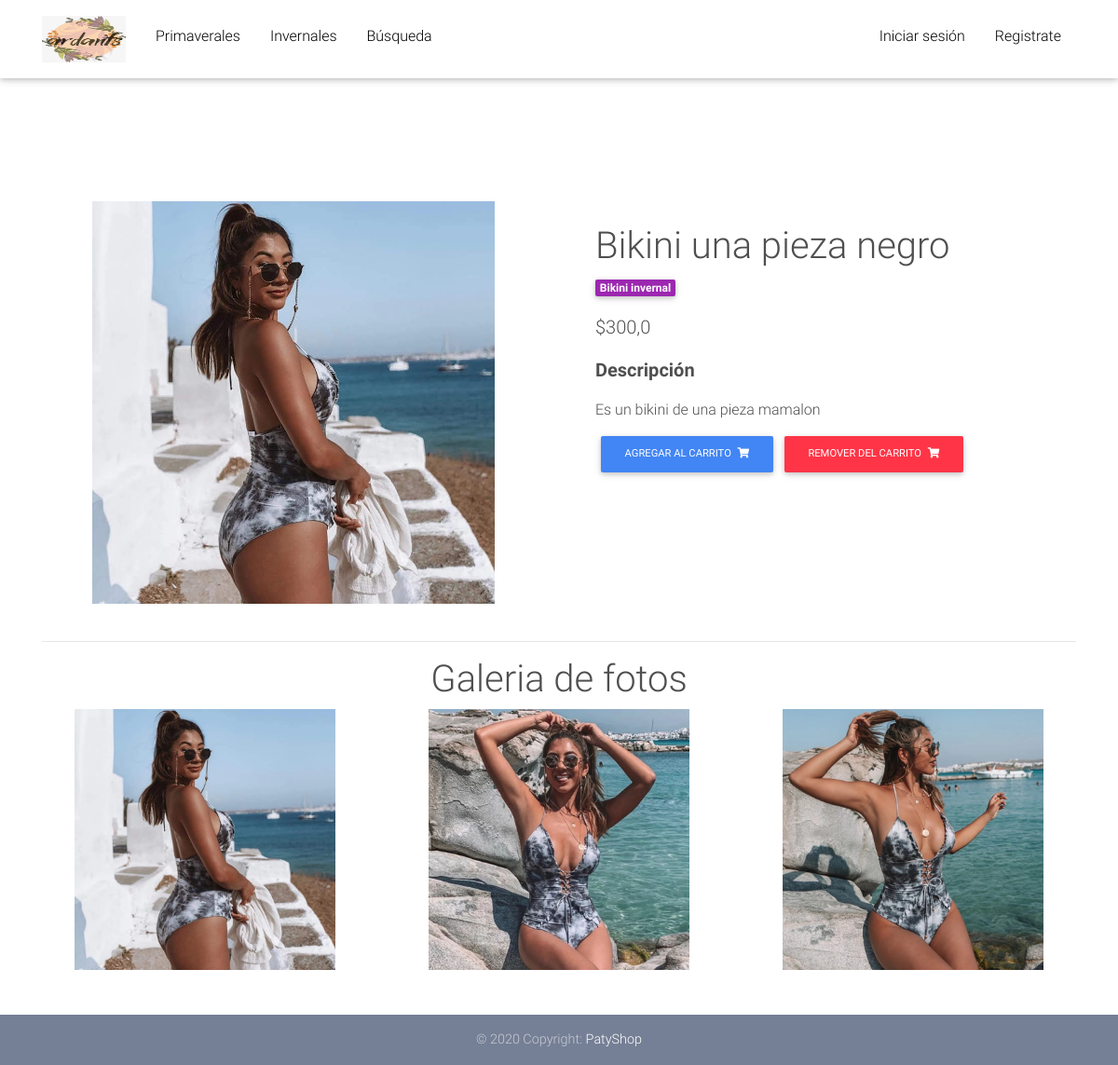
The app's page /product/bikini-una-pieza-negro/ with its own data.
### core/models.py (models this page shows, shortened)
class Item(models.Model):
    title = models.CharField(max_length = 100, verbose_name = "Nombre del articulo")
    price = models.FloatField(verbose_name = "Precio")
    discount_price = models.FloatField(blank=True, null=True, verbose_name = "Precio de descuento")
    category = models.CharField(choices=CATEGORY_CHOICES, max_length = 2, verbose_name = "Categorias")
    label = models.CharField(choices=LABEL_CHOICES, max_length = 2, verbose_name = "Nuevo o en oferta?")
    slug = models.SlugField(verbose_name = "Link")
    description = models.TextField(verbose_name = "Descripcion")
    image = models.ImageField(blank = True, null = True)
    image2 = models.ImageField(blank = True, null = True)
    image3 = models.ImageField(blank = True, null = True)
    stock = models.IntegerField(default = 1, verbose_name = "En bodega")
    class Meta:
        verbose_name = "Producto"
        verbose_name_plural = "Productos"
    def get_add_to_cart_url(self):
        return reverse("core:add-to-cart", kwargs={
            'slug':self.slug
        })
    def get_remove_from_cart_url(self):
        return reverse("core:remove-from-cart", kwargs={
            'slug':self.slug
        })
    def get_title_upper(self):
        return self.title[0].upper() + self.title[1:]

### core/views.py (the view)
# urls.py: path('product/<slug>/', ItemDetailView.as_view(), name="product_page"),
class ItemDetailView(DetailView):
    model = Item
    template_name = "product-page.html"

### templates/product-page.html
{% extends 'base.html' %}
{% load static %}
{% block content %}
  <main class="mt-5 pt-4">
    <div class="container dark-grey-text mt-5">
      <div class="row wow fadeIn justify-content-center">
        <div class="col-md-6 mb-4" >
          <div class="custom-center">
            <img src="{{item.image.url}}" style="width: 80%; height: 100%;"  alt="">
          </div>
        </div>
        <div class="col-md-6 mb-4">
          <div class="p-4">
            <div class="mb-3">
              <h1>{{object.get_title_upper}}</h1>
              <a href="">
                <span class="badge purple mr-1">{{object.get_category_display}}</span>
              </a>
            </div>
            <p class="lead">
              {% if object.discount_price %}
                <span class="mr-1">
                  <del>${{object.price}}</del>
                </span>
                <span>${{object.discount_price}}</span>
              {% else %}
                <span>${{object.price}}</span>
              {% endif %}
            </p>
            <p class="lead font-weight-bold">Descripción</p>
            <p>{{object.description}}</p>
            <div class="buttons">
              <a href="{{object.get_add_to_cart_url}}" class="btn btn-primary btn-md my-0 p">Agregar al carrito
                <i class="fas fa-shopping-cart ml-1"></i>
              </a>
              <a href="{{object.get_remove_from_cart_url}}" class="btn btn-danger btn-md my-0 p">Remover del carrito
                <i class="fas fa-shopping-cart ml-1"></i>
              </a>
            </div>
          </div>
        </div>
      </div>
      <hr>
      <div>
        <h1 style="text-align: center;">Galeria de fotos</h1>
      </div>
      <div class="row wow fadeIn">
        <div class="col-lg-4 col-md-12 mb-4 custom-center">
          <img style="width: 80%; height: 100%;"  src="{{item.image.url}}" class="img-fluid" alt="">
        </div>
        <div class="col-lg-4 col-md-6 mb-4 custom-center">
          <img style="width: 80%; height: 100%;"  src="{{item.image2.url}}" class="img-fluid" alt="">
        </div>
        {% if item.image3 %}
        <div class="col-lg-4 col-md-6 mb-4 custom-center">
          <img style="width: 80%; height: 100%;"  src="{{item.image3.url}}" class="img-fluid" alt="">
        </div>
        {% endif %}
      </div>
    </div>
  </main>
{% endblock %}

### static_in_env/css/style.css (style rules this page uses)
html, body, .view { height: 100%; }
.custom-center { display: flex; justify-content: center; align-items: center; align-content: center; }
.buttons { display: flex; }

### templates/base.html (style rules this page uses)
html, body, header, .carousel { height: 60vh; }

### records on screen
Item: image (picture), get_title_upper "Bikini una pieza negro", category "Bikini invernal", price "300,0", description "Es un bikini de una pieza mamalon", image2 (picture), image3 (picture)
